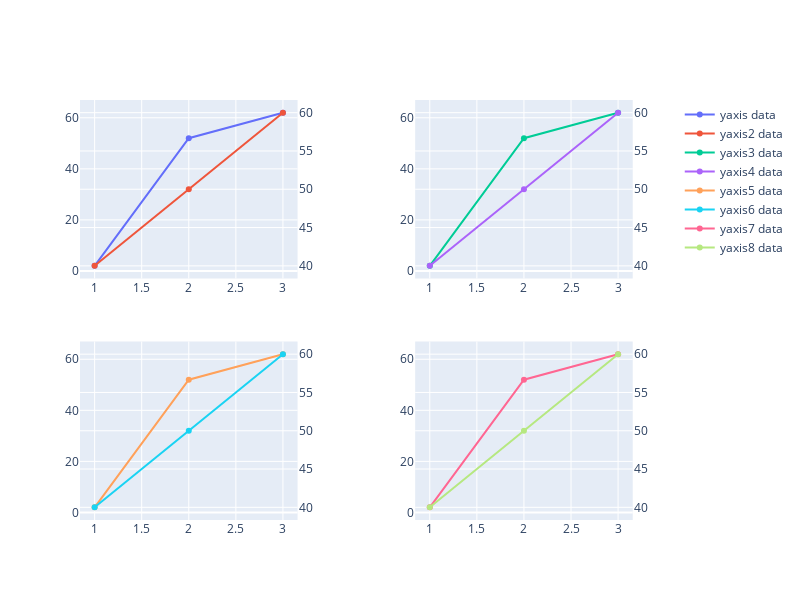

The notebook cell saved with this chart:
### Markdown cell above
#### 여러 그래프 이중 Y축 설정하기

### Code cell
fig = make_subplots(rows=2, cols=2, specs=[[{"secondary_y":True}, {"secondary_y":True}], [{"secondary_y":True}, {"secondary_y":True}]])
fig.add_trace(go.Scatter(x=[1, 2, 3], y=[2, 52, 62], name="yaxis data"), row=1, col=1, secondary_y=False)  # top left
fig.add_trace(go.Scatter(x=[1, 2, 3], y=[40, 50, 60], name="yaxis2 data"), row=1, col=1, secondary_y=True)  # top left
fig.add_trace(go.Scatter(x=[1, 2, 3], y=[2, 52, 62], name="yaxis3 data"), row=1, col=2, secondary_y=False)  # top right
fig.add_trace(go.Scatter(x=[1, 2, 3], y=[40, 50, 60], name="yaxis4 data"), row=1, col=2, secondary_y=True)  # top right
fig.add_trace(go.Scatter(x=[1, 2, 3], y=[2, 52, 62], name="yaxis5 data"), row=2, col=1, secondary_y=False)  # bottom left
fig.add_trace(go.Scatter(x=[1, 2, 3], y=[40, 50, 60], name="yaxis6 data"), row=2, col=1, secondary_y=True)  # bottom left
fig.add_trace(go.Scatter(x=[1, 2, 3], y=[2, 52, 62], name="yaxis7 data"), row=2, col=2, secondary_y=False)  # bottom right
fig.add_trace(go.Scatter(x=[1, 2, 3], y=[40, 50, 60], name="yaxis8 data"), row=2, col=2, secondary_y=True)  # bottom right

fig.update_layout(width=800, height=600)

fig.show()

### Figure 1 — Plotly figure (JSON) as saved in the notebook; plotly's stock layout.template omitted (floating-point values rounded to 4 significant figures)
{"data": [{"name": "yaxis data", "type": "scatter", "x": [1, 2, 3], "xaxis": "x", "y": [2, 52, 62], "yaxis": "y"}, {"name": "yaxis2 data", "type": "scatter", "x": [1, 2, 3], "xaxis": "x", "y": [40, 50, 60], "yaxis": "y2"}, {"name": "yaxis3 data", "type": "scatter", "x": [1, 2, 3], "xaxis": "x2", "y": [2, 52, 62], "yaxis": "y3"}, {"name": "yaxis4 data", "type": "scatter", "x": [1, 2, 3], "xaxis": "x2", "y": [40, 50, 60], "yaxis": "y4"}, {"name": "yaxis5 data", "type": "scatter", "x": [1, 2, 3], "xaxis": "x3", "y": [2, 52, 62], "yaxis": "y5"}, {"name": "yaxis6 data", "type": "scatter", "x": [1, 2, 3], "xaxis": "x3", "y": [40, 50, 60], "yaxis": "y6"}, {"name": "yaxis7 data", "type": "scatter", "x": [1, 2, 3], "xaxis": "x4", "y": [2, 52, 62], "yaxis": "y7"}, {"name": "yaxis8 data", "type": "scatter", "x": [1, 2, 3], "xaxis": "x4", "y": [40, 50, 60], "yaxis": "y8"}], "layout": {"height": 600, "width": 800, "xaxis": {"anchor": "y", "domain": [0, 0.37]}, "xaxis2": {"anchor": "y3", "domain": [0.57, 0.94]}, "xaxis3": {"anchor": "y5", "domain": [0, 0.37]}, "xaxis4": {"anchor": "y7", "domain": [0.57, 0.94]}, "yaxis": {"anchor": "x", "domain": [0.575, 1]}, "yaxis2": {"anchor": "x", "overlaying": "y", "side": "right"}, "yaxis3": {"anchor": "x2", "domain": [0.575, 1]}, "yaxis4": {"anchor": "x2", "overlaying": "y3", "side": "right"}, "yaxis5": {"anchor": "x3", "domain": [0, 0.425]}, "yaxis6": {"anchor": "x3", "overlaying": "y5", "side": "right"}, "yaxis7": {"anchor": "x4", "domain": [0, 0.425]}, "yaxis8": {"anchor": "x4", "overlaying": "y7", "side": "right"}}}
